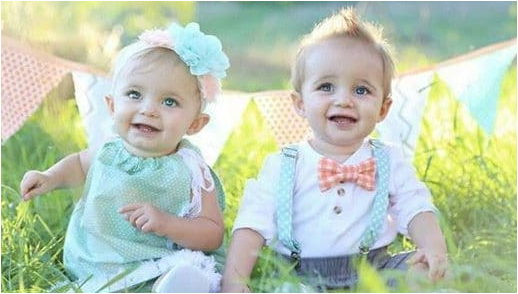
#> input picture face_detection/faces2.png, 518 x 294 px
$ python face_detection.py
#> lines starting #> are read from the running program, lines starting #| are printed output that depends on the picture; after the words box and inside, x2 and y2 are one past the last pixel; in counts of white or black regions, pixels touching at a corner belong together
import numpy as np
import cv2

# multiple cascades: https://github.com/Itseez/opencv/tree/master/data/haarcascades

face_cascade = cv2.CascadeClassifier('C:/Users/My Pc/AppData/Local/Programs/Python/Python37-32/Lib/site-packages/cv2/data/haarcascade_frontalface_default.xml')

img = cv2.imread('faces2.png')
#> img is the input picture: shape (294, 518, 3); mean B, G, R 178.2, 200.1, 185.9
scale_factor = 1.3
while 1:
    faces = face_cascade.detectMultiScale(img, scale_factor  , 5)
#> faces = [[102, 62, 90, 90], [291, 44, 104, 104]]

    for (x, y, w, h) in faces:
        cv2.rectangle(img, (x, y), (x + w, y + h), (255, 0, 0), 2)
#> this loop made 2 passes
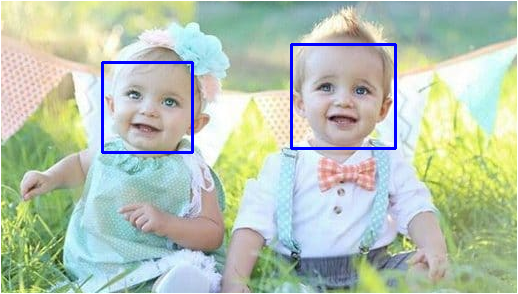
#> img: shape (294, 518, 3); 1.52% of pixels changed, all inside (x1, y1, x2, y2) = (101, 43, 397, 154)

    print("number of faces found {} " .format(len(faces)))
#| number of faces found 2

    cv2.imshow('img', img)
    k = cv2.waitKey(30) & 0xff
#> (key Esc is pressed here)
    if k == 27:
        break
cv2.destroyAllWindows()

$ run again, with face_detection/face1.jpg saved as face_detection/faces2.png
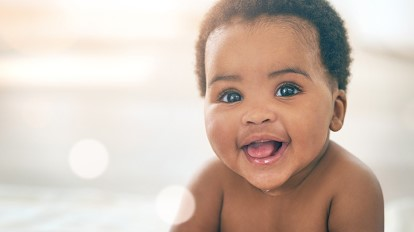
#> input picture face_detection/face1.jpg, 414 x 232 px
#> img is the input picture: shape (232, 414, 3); mean B, G, R 181.9, 193.2, 210.6
#> faces = [[175, 22, 170, 170]]
#> the loop `for (x, y, w, h) in faces:` made 1 pass
#> after the loop `for (x, y, w, h) in faces:`:
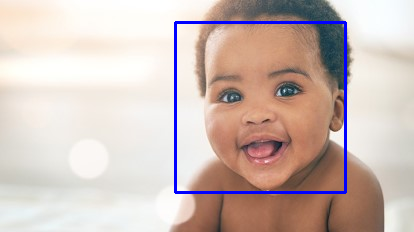
#> img: shape (232, 414, 3); 2.12% of pixels changed, all inside (x1, y1, x2, y2) = (174, 21, 347, 194)
#| number of faces found 1
